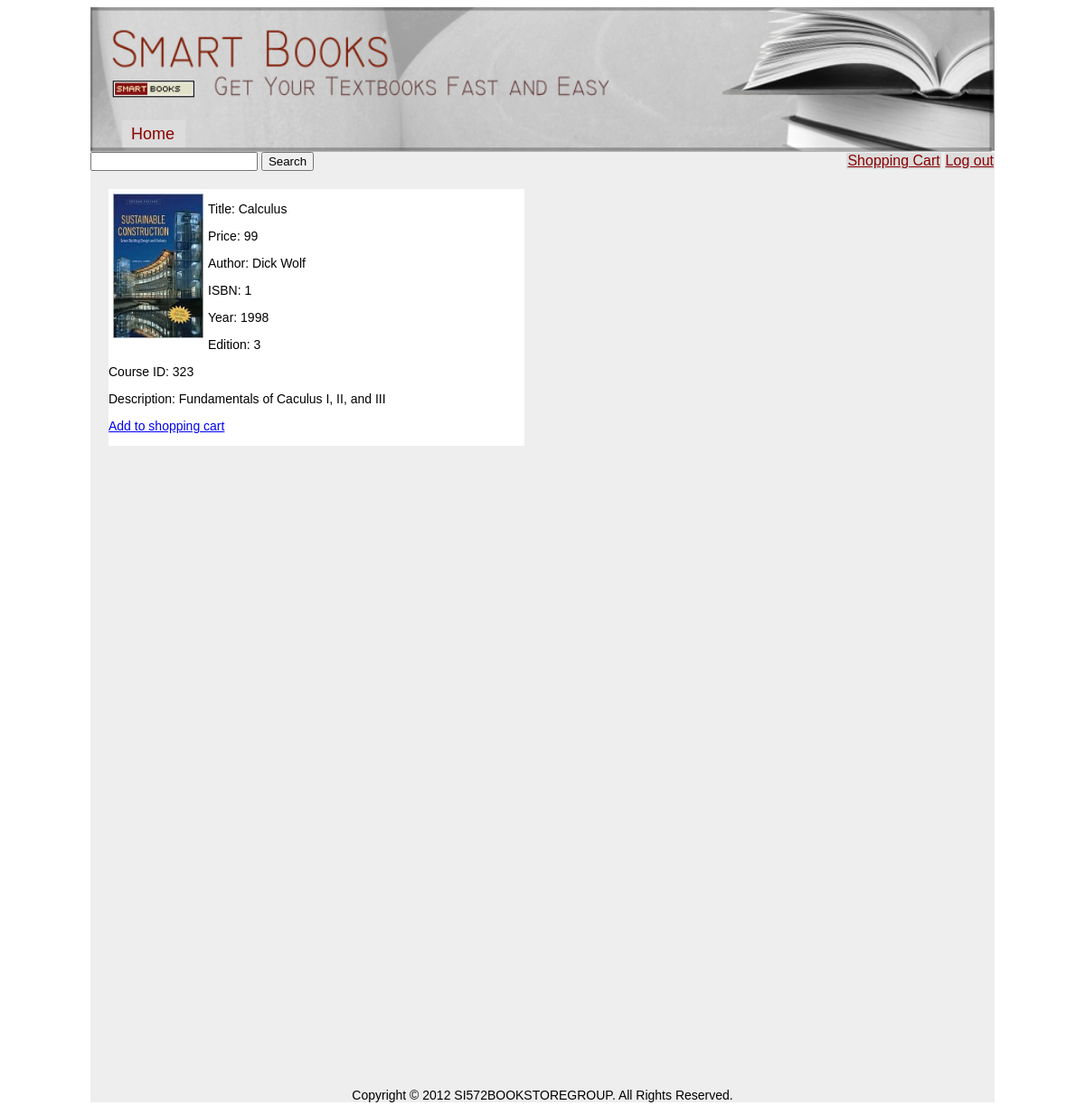
The page /bookInfo.php?id=1 on the database its author committed.
### tables this page shows
CREATE TABLE book(id INT UNSIGNED NOT NULL AUTO_INCREMENT KEY, name VARCHAR(128), ISBN INTEGER, year INTEGER, edition INTEGER, price FLOAT, quantity INTEGER, description TEXT, authorln VARCHAR(128), authorfn VARCHAR(128), course_id INTEGER);

### bookInfo.php (the view, shortened to what this page needs)
<!DOCTYPE HTML PUBLIC "-//W3C//DTD HTML 4.01//EN"
   "http://www.w3.org/TR/html4/strict.dtd">
<html>
    <head>
        <link type="text/css" rel="stylesheet" href="main.css">
    </head>
    <body>
      <div id="container">
        <div id="header">
            <ul>
              <li><a href="index.php">Home</a></li>
            </ul>
        </div>
        <div id="content">
			<div id="toolbar">
				<ul>
				  <li><a href="shoppingcart.php">Shopping Cart</a></li>
				  <li><a href="logout.php">Log out</a></li>
				</ul>
				<form method="get" action="">
				  <input type="text" id="search-text" name="s" value="" />
				  <input type="submit" id="search-submit" value="Search" />
				</form>
			</div>
			<div id="booklist">
           			<?php
           				$id = mysql_real_escape_string($_GET['id']);
						$result = mysql_query("SELECT name, price, authorln, authorfn, ISBN, year, edition, course_id, description,id FROM book WHERE id = $id");
						if ( $row = mysql_fetch_row($result) ) {
							echo('<div class="book">');
							echo('<div class="img_2">');
							echo('<img src=2.jpg  alt="Book1" width="100" height="160" />');
							echo('</div><div class="info_2">');
							echo('<p class="book_info"> Title:   ');
							echo(htmlentities($row[0]));
							echo('</p><p> Price:     ');
							echo(htmlentities($row[1]));
							echo('</p><p> Author:     ');
							echo(htmlentities($row[3])." ".htmlentities($row[2]));
							echo('</p><p> ISBN:     ');
							echo(htmlentities($row[4]));
							echo('</p><p> Year:     ');
							echo(htmlentities($row[5]));
							echo('</p><p> Edition:     ');
							echo(htmlentities($row[6]));
							echo('</p><p> Course ID:     ');
							echo(htmlentities($row[7]));
		       		 		echo('</p><p> Description:  ');
							echo(htmlentities($row[8]));
							echo('</p><p>');
							echo('<a href="shoppingcart.php?id='.htmlentities($row[9]).'">Add to shopping cart</a>');
							echo('</p>');
							echo('</div>');
							echo('</div>');
						}
					?>
        	</div>
        <div id="footer">
            <p>Copyright &copy 2012 SI572BOOKSTOREGROUP. All Rights Reserved.</p>
        </div>
    </body>
</html>

### main.css (style rules this page uses)
body { text-align: justify; font-family: Arial, Helvetica, sans-serif; font-size: 14px; }
ul, ol, li { margin: 0px; padding: 0px; list-style: none; }
#container { width:1000px; margin:0 auto; }
#header { width:1000px; height:160px; background:url('banner.jpg') no-repeat; background-size:1000px 160px; }
#header a { margin:0; margin-top:5px; margin-left:10px; width:50px; height:20px; display:block; position:absolute; font-size:18px; color:#8B0000; text-decoration: none; }
#header ul { margin-top:125px; margin-left:35px; position:absolute; }
#header ul li { background-color:#DCDCDC; padding:0; width:70px; height:30px; }
#content { background-color:#eee; width:1000px; }
#toolbar ul { margin-top: 0px; position: relative; padding-top: 1px; }
#toolbar ul li { background-color:#DCDCDC; width: 80px; height: 15px; text-decoration: none; text-align: center; }
#toolbar a { color:#8B0000; font-size:16px; }
#content ul { float:right; }
#content ul li { display:inline; background-color:#DCDCDC; padding:1px; }
#booklist { width:1000px; height:1000px; border-color:black; border-width:2px; }
.book img { float: left; width: 100px; height:160px; margin:5px; }
.book { background-color:white; margin:20px; float:left; width:460px; }
.book_info { float: left: margin-left: 150px; }
#footer { text-align:center; }

### rows shown on the page
book: name "Calculus", price "99", authorfn "Dick", authorln "Wolf", ISBN "1", year "1998", edition "3", course "323", description "Fundamentals of Caculus I, II, and III"
